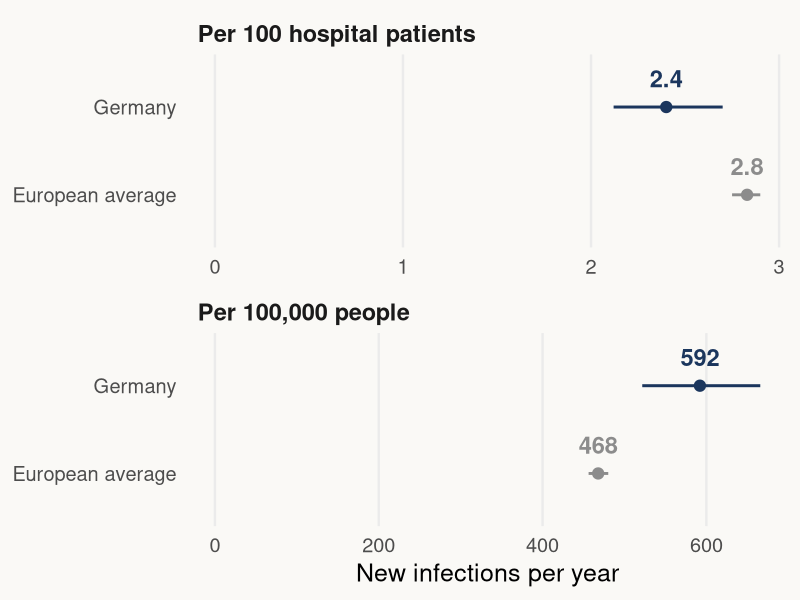

The R script that drew this image:
## ---- chunk 1
#| label: setup
library(ggplot2)
library(dplyr)
library(knitr)
library(kableExtra)

# site colours, the same ones used in styles.css
navy <- "#1b365d"
paper <- "#faf9f6"
## ---- chunk 2
#| label: fig-rates
#| fig-cap: "German hospital patients were less likely to catch an infection than the European average (top), but Germany had more infections for its population size (bottom). Dots show the best estimate for 2011 to 2012 and lines show the likely range. Source: Zacher et al. (2019)."
#| fig-alt: "Two dot charts, one above the other. Top: new infections per 100 hospital patients, Germany 2.4 and European average 2.8. Bottom: new infections per 100,000 people, Germany 592 and European average 468."
#| fig-width: 7
#| fig-height: 5

# Estimates from the text and Table 2 of Zacher et al. (2019)
rates <- tibble::tribble(
  ~measure,                    ~area,              ~estimate, ~low,  ~high, ~label,
  "Per 100 hospital patients", "Germany",          2.40,      2.12,  2.70,  "2.4",
  "Per 100 hospital patients", "European average", 2.83,      2.75,  2.90,  "2.8",
  "Per 100,000 people",        "Germany",          592.1,     521.7, 665.8, "592",
  "Per 100,000 people",        "European average", 467.9,     456.2, 480.2, "468"
)

# put Germany on the top row
rates$area <- factor(rates$area, levels = c("European average", "Germany"))

ggplot(rates, aes(x = estimate, y = area, colour = area)) +
  geom_errorbarh(aes(xmin = low, xmax = high), height = 0, linewidth = 1) +
  geom_point(size = 3.5) +
  geom_text(aes(label = label), vjust = -1.1, size = 6, fontface = "bold") +
  facet_wrap(~measure, ncol = 1, scales = "free_x") +
  expand_limits(x = 0) +
  scale_colour_manual(values = c("Germany" = navy, "European average" = "grey55")) +
  labs(x = "New infections per year", y = NULL) +
  theme_minimal(base_size = 18) +
  theme(
    legend.position = "none",
    panel.grid.minor = element_blank(),
    panel.grid.major.y = element_blank(),
    strip.text = element_text(face = "bold", size = 17, hjust = 0),
    plot.background = element_rect(fill = paper, colour = NA)
  )
## ---- chunk 3
#| label: tbl-harm
#| tbl-cap: "Pneumonia and bloodstream infections caused over half of the harm, even though urinary tract infections were the most common. Germany, 2011. Shares are out of the five infections combined; cases are rounded to the nearest 100. Source: Zacher et al. (2019), Table 1."

# Yearly estimates for Germany from Table 1 of Zacher et al. (2019)
harm <- tibble::tribble(
  ~infection,                    ~cases, ~years_lost,
  "Pneumonia (lung infection)",  106586, 69508,
  "Urinary tract infection",     214150, 66701,
  "Bloodstream infection",       26976,  58350,
  "Surgical wound infection",    93222,  28842,
  "C. difficile (gut infection)", 36002, 20890
)

harm <- harm |>
  mutate(
    case_share = cases / sum(cases) * 100,
    harm_share = years_lost / sum(years_lost) * 100
  ) |>
  arrange(desc(harm_share))

# rows to highlight: the two infections that cause the most harm per case
focus_rows <- which(harm$infection %in% c("Pneumonia (lung infection)", "Bloodstream infection"))

harm |>
  mutate(
    cases = scales::comma(round(cases, -2)),
    case_share = paste0(round(case_share), "%"),
    harm_share = paste0(round(harm_share), "%")
  ) |>
  select(infection, cases, case_share, harm_share) |>
  kbl(
    col.names = c("Infection type", "New cases per year", "Share of all cases", "Share of all harm"),
    align = c("l", "r", "r", "r")
  ) |>
  kable_styling(full_width = FALSE, bootstrap_options = c("hover")) |>
  row_spec(focus_rows, bold = TRUE, color = navy)
